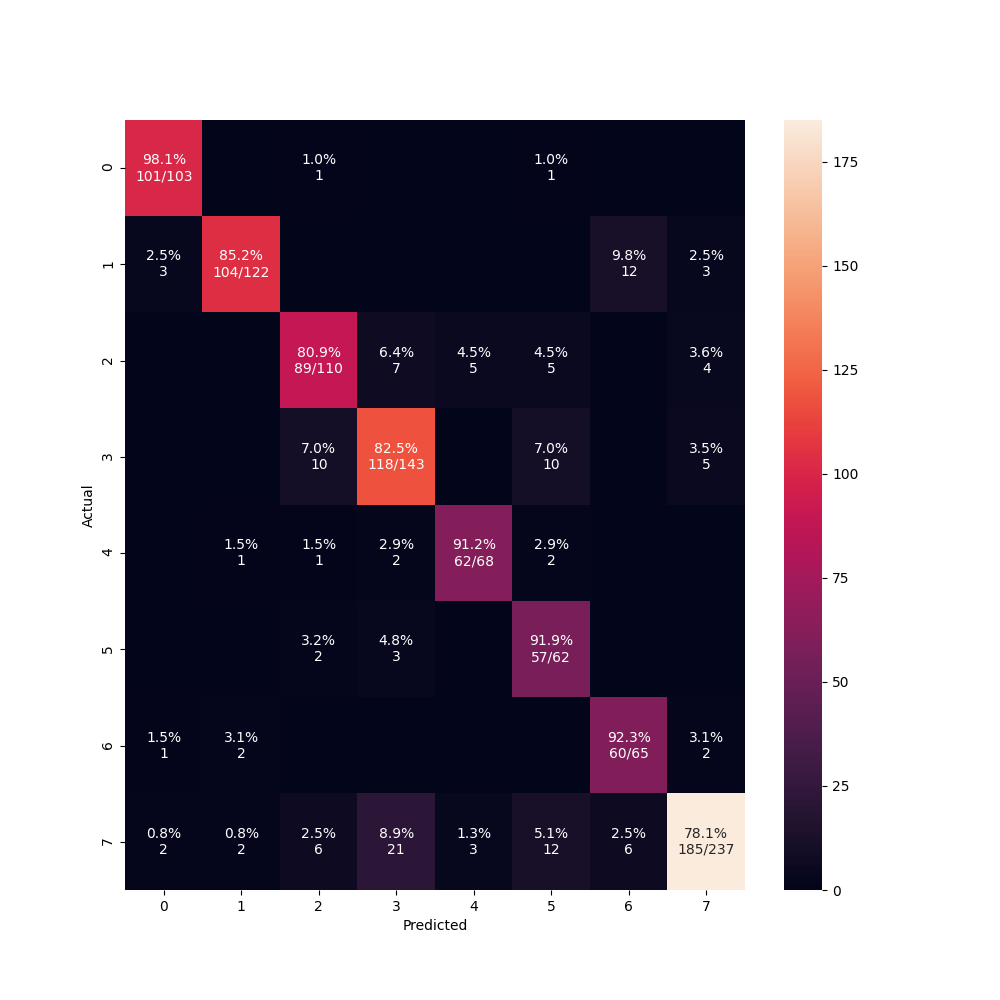

Write Python code to recreate this figure.
#!/usr/bin/env python3

import json
import pandas as pd
import numpy as np
from sklearn.metrics import confusion_matrix, classification_report, matthews_corrcoef
import matplotlib.pyplot as plt
import seaborn as sns

# ./confusion.py --source c12n/TEST/N3__M2048_t3__a0.3_I1.csv
# ./confusion.py --source y_true_pred_TODO.json


def from_csv(filename: str):
  c12n = pd.read_csv(filename, comment='#', sep=',')
  y_true = []
  y_pred = []
  for i, c12n_row in c12n.iterrows():
    class_name = c12n_row.get('seq_class_name')
    r1 = c12n_row.get('r1')

    y_true.append(class_name)
    y_pred.append(r1)

  return dict(y_true=y_true, y_pred=y_pred)


# adapted (hastily) from https://gist.github.com/hitvoice/36cf44689065ca9b927431546381a3f7
def cm_analysis(cm=None, y_true=None, y_pred=None, labels=None, ymap=None, figsize=(10,10), filename=None):
    """
    Generate matrix plot of confusion matrix with pretty annotations.
    The plot image is saved to disk.
    args:
      cm:        confusion matrix if already available
      y_true:    true label of the data, with shape (nsamples,)
      y_pred:    prediction of the data, with shape (nsamples,)
      labels:    string array, name the order of class labels in the confusion matrix.
                 use `clf.classes_` if using scikit-learn models.
                 with shape (nclass,).
      ymap:      dict: any -> string, length == nclass.
                 if not None, map the labels & ys to more understandable strings.
                 Caution: original y_true, y_pred and labels must align.
      figsize:   the size of the figure plotted.
      filename:  filename of figure file to save
    """
    if cm is None:
      if ymap is not None:
          y_pred = [ymap[yi] for yi in y_pred]
          y_true = [ymap[yi] for yi in y_true]
          labels = [ymap[yi] for yi in labels]
      cm = confusion_matrix(y_true, y_pred, labels=labels)

    cm_sum = np.sum(cm, axis=1, keepdims=True)
    cm_perc = cm / cm_sum.astype(float) * 100
    annot = np.empty_like(cm).astype(str)
    nrows, ncols = cm.shape
    for i in range(nrows):
        for j in range(ncols):
            c = cm[i, j]
            p = cm_perc[i, j]
            if i == j:
                s = cm_sum[i]
                annot[i, j] = '%.1f%%\n%d/%d' % (p, c, s)
            elif c == 0:
                annot[i, j] = ''
            else:
                annot[i, j] = '%.1f%%\n%d' % (p, c)
    cm = pd.DataFrame(cm, index=labels, columns=labels)
    cm.index.name = 'Actual'
    cm.columns.name = 'Predicted'
    fig, ax = plt.subplots(figsize=figsize)
    sns.heatmap(cm, annot=annot, fmt='', ax=ax)
    if filename:
      plt.savefig(filename)


def plot_confusion_matrix_using_plt(cm):
  # https://vitalflux.com/micro-average-macro-average-scoring-metrics-multi-class-classification-python/
  fig, ax = plt.subplots(figsize=(6, 6))
  ax.matshow(cm, cmap=plt.cm.Oranges, alpha=0.3)
  for i in range(cm.shape[0]):
      for j in range(cm.shape[1]):
          ax.text(x=j, y=i, s=cm[i, j], va='center', ha='center', size='xx-large')

  plt.xlabel('Predicted', fontsize=18)
  plt.ylabel('Actuals', fontsize=18)
  plt.title('Confusion Matrix', fontsize=18)
  plt.show()


def plot_confusion_matrix(cm):
  cm_analysis(cm=cm, filename='confusion.png')
  # plot_confusion_matrix_using_plt(cm)


def main(args):
  if args.source.endswith('.csv'):
    y_true_pred = from_csv(args.source)
  else:
    with open(args.source, 'rb') as f:
        y_true_pred = json.load(f)

  # print('y_true_pred=\n{}'.format(y_true_pred))

  y_true = y_true_pred['y_true']
  y_pred = y_true_pred['y_pred']

  print('\nconfusion matrix:')
  cm = confusion_matrix(y_true, y_pred)
  print(cm)

  print('\nclassification report:')
  print(classification_report(y_true, y_pred, digits=4))

  print('MCC = {}'.format(matthews_corrcoef(y_true, y_pred)))

  if args.plot_confusion:
    plot_confusion_matrix(cm)

def parse_args():
    import argparse

    parser = argparse.ArgumentParser(
        description='confusion',
        formatter_class=argparse.RawTextHelpFormatter
    )

    parser.add_argument('--source', required=True)
    parser.add_argument('--plot-confusion', action='store_true')
    parser.add_argument('--verbose', action='store_true')

    return parser.parse_args()


if __name__ == "__main__":
  main(parse_args())
